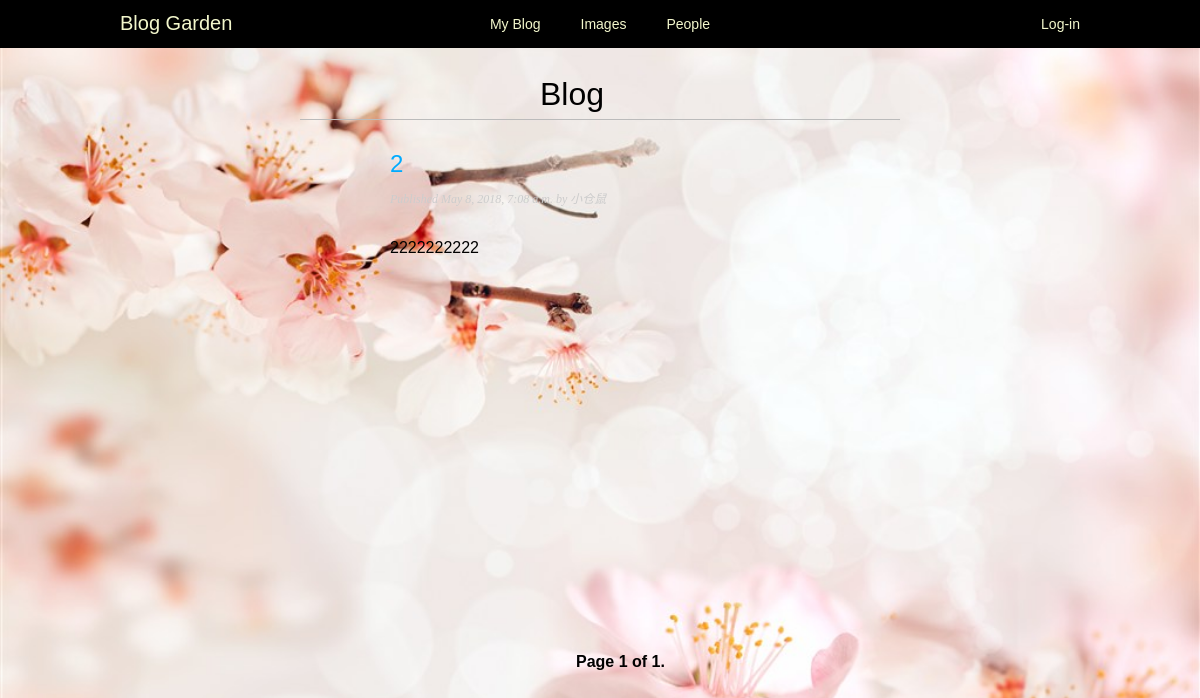
Screenshot of /blog/ with the database file from the repository.
### blog/models.py (models this page shows, shortened)
class Blogpost(models.Model):
    author = models.ForeignKey(User,related_name='blog_posts',
                                on_delete=models.CASCADE)
    STATUS_CHOICES = (
        ('hidden', '私密'),
        ('open', '公开'),
    )
    title = models.CharField(max_length=250)
    slug = models.SlugField(max_length=250,
                            unique_for_date='publish')
    body = models.TextField()
    publish = models.DateTimeField(default=timezone.now)
    created = models.DateTimeField(auto_now_add=True)
    updated = models.DateTimeField(auto_now=True)
    status = models.CharField(max_length=10,
                                choices=STATUS_CHOICES,
                                default='hidden')
    objects = models.Manager()
    opened = BlogPostOpenManager()
    hiddened = BlogPostHiddenManager()
    def get_absolute_url(self):
        return reverse('post_detail',
                        args=[self.publish.year,
                              self.publish.strftime('%m'),
                              self.publish.strftime('%d'),
                              self.slug])

### blog/views.py (the view)
class PostListView(ListView):
    queryset = Blogpost.opened.all()
    context_object_name = 'posts'
    paginate_by = 3
    template_name = 'blog/blog.html'

### blog/templates/blog/blog.html (shortened to what this page needs)
{% extends "base_index.html" %}
{% block content %}
  <h1>Blog</h1>
  {% for post in posts %}
    <h2>
      <a href="{{ post.get_absolute_url }}">
        {{ post.title }}
      </a>
    </h2>
    <p class="date">
      Published {{ post.publish }} by {{ post.author }}
    </p>
    {{ post.body|truncatewords:30|linebreaks }}
  {% endfor %}
  <div class='pagination'>{% include "pagination.html" with page=page_obj %}</div>
{% endblock %}

### blog/static/css/blog_base.css (style rules this page uses)
* { padding: 0; margin: 0; }
html { overflow:scroll; }
body { margin:0; padding:0; font-family:helvetica, sans-serif; background-image:url(background1.jpg); background-repeat: no-repeat; background-size:cover; }
h1 { font-weight:normal; border-bottom:1px solid #bbb; padding:0 40%; padding-bottom:1%; }
h2 { font-weight:normal; margin:5% 0 0 15%; }
p.date { color:#ccc; font-family: georgia, serif; font-size: 12px; font-style: italic; margin-left:15%; }
p { margin-left:15%; line-height: 3.5; }
a { color:#00abff; text-decoration:none; }
div .pagination { position:fixed; top:70%; left:48% }
.pagination { margin:40px 0; font-weight:bold; }

### rows the page displays
Blogpost: title "2", publish "May 8, 2018, 7:08 a.m.", author "小仓鼠", body "2222222222"

### other values shown
{{ page.number }} "1"
{{ page.paginator.num_pages }} "1"
